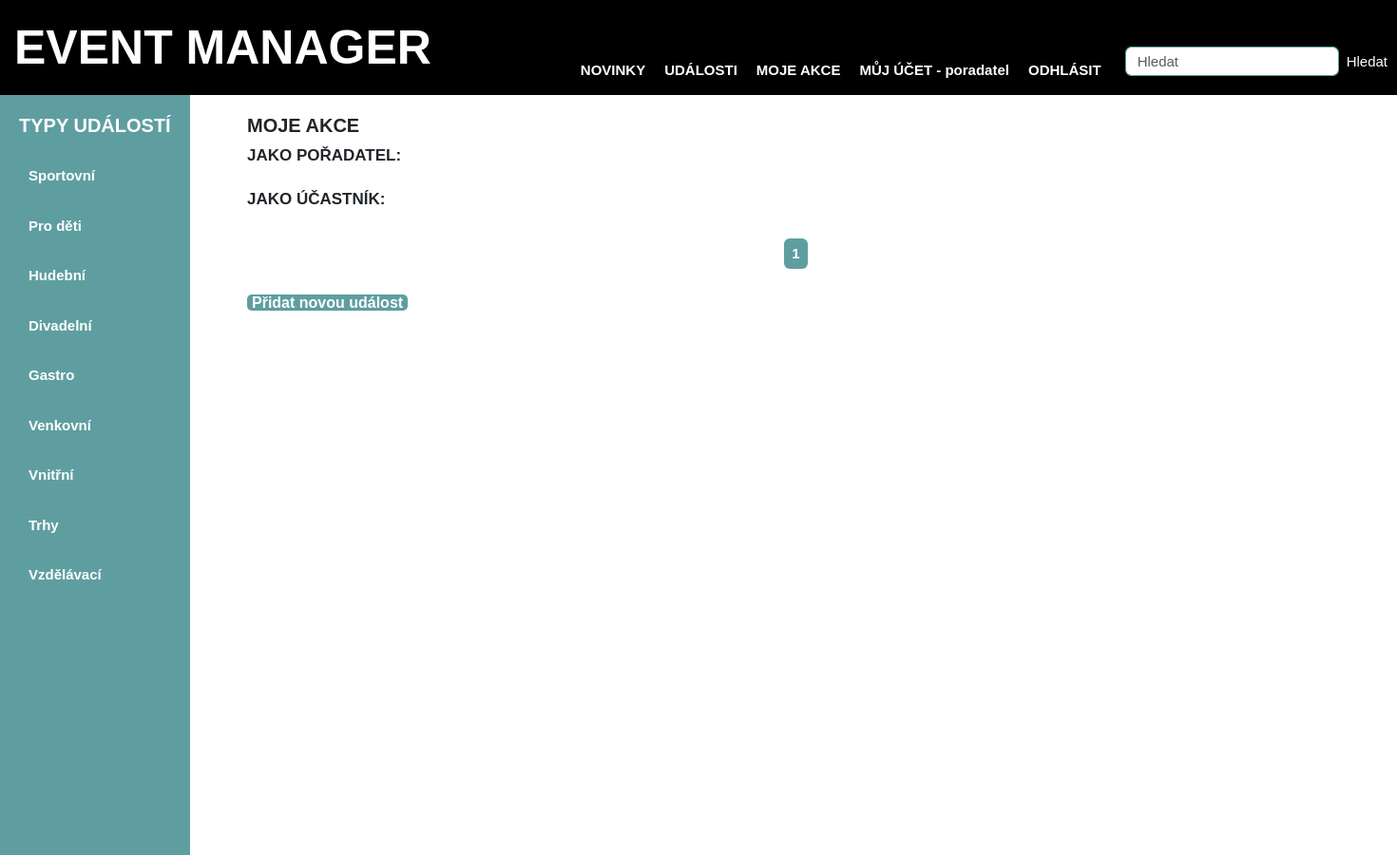
The app's page /my_attendees/ (signed in), older data.
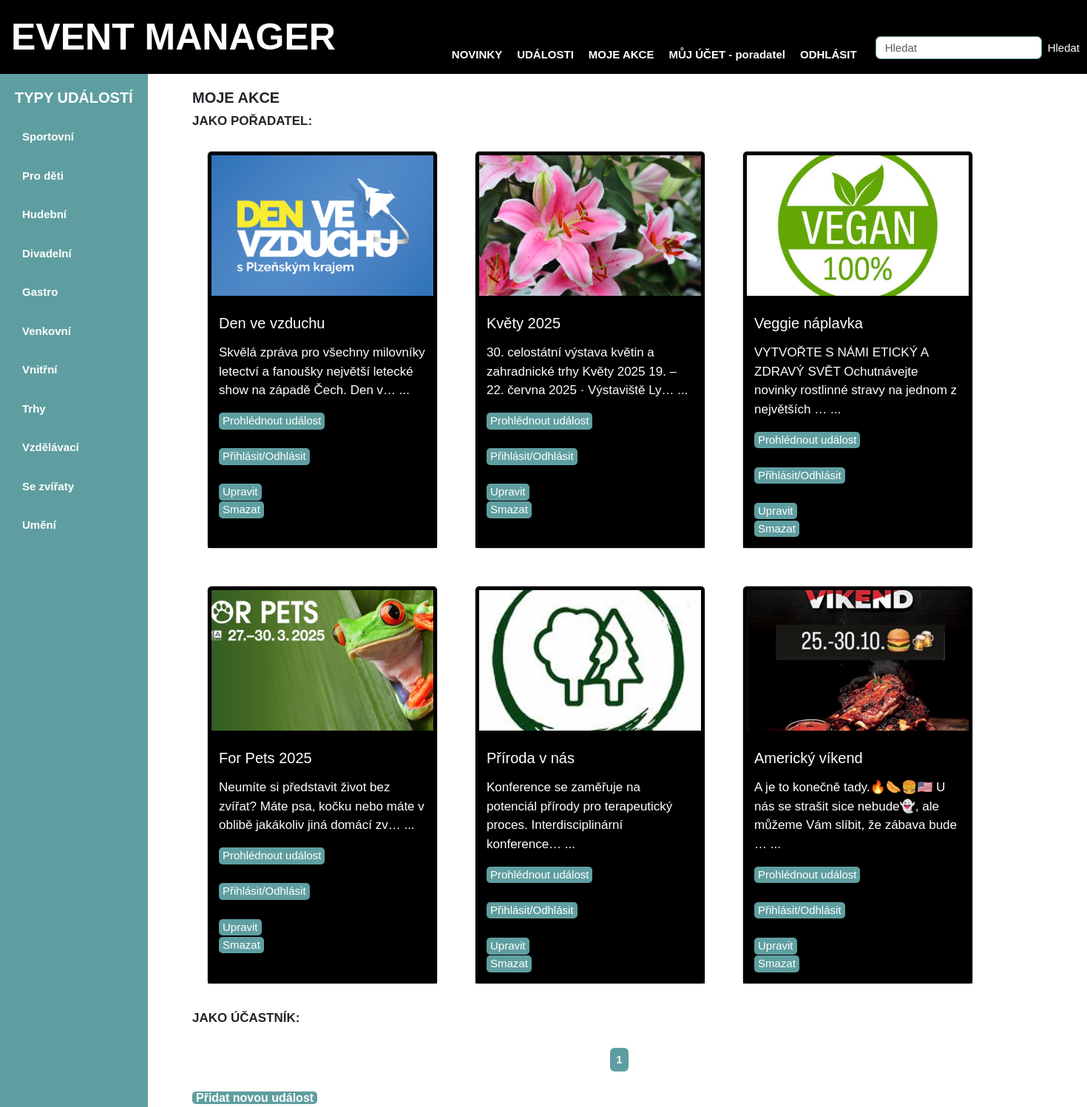
The same page, newer data.
### viewer/models.py (models this page shows, shortened)
class EventType(Model):
    name = CharField(max_length=128)
    is_approved = models.BooleanField(default=False)  # Výchozí hodnota je False (ne schváleno)
    class Meta:
        permissions = [
            ('custom_add_eventtype', 'Can add event type'),  # změňte název na něco jedinečného
        ]

class Event(Model):
  name = CharField(max_length=128)
  describtion = CharField(max_length=6000, default="")
  eventType = ManyToManyField(EventType)
  date = DateField(default=timezone.now)
  create_date = DateTimeField(auto_now_add=True)
  place = CharField(max_length=128, default="")
  entry = BooleanField(default=False)
  user = ForeignKey(User, on_delete=DO_NOTHING, default=1)
  link = URLField(max_length=200, blank=True, null=True)
  image = ImageField(upload_to='event_images/', blank=False, null=True)
  attendees = models.ManyToManyField(User, related_name="events_attending", blank=True)
  capacity = models.PositiveIntegerField(null=True, blank=True, default=None)  # None znamená neomezeno
  is_capacity_limited = models.BooleanField(default=False)
  is_approved = models.BooleanField(default=False)  # Výchozí hodnota je False (ne schváleno)

### viewer/views.py (the view)
# urls.py: path('my_attendees/', MyEventsView.as_view(), name='my_attendees'),
class MyEventsView(TemplateView):
    template_name = 'my_attendees.html'
    def get_context_data(self, **kwargs):
        context = super().get_context_data(**kwargs)
        today = timezone.now().date()
        one_year_ago = today - timedelta(days=365)
        events = Event.objects.filter(attendees=self.request.user, is_approved=True)
        my_events = Event.objects.filter(user=self.request.user, is_approved=True)
        paginator = Paginator(events, 6)
        page_number = self.request.GET.get('page')
        page_obj = paginator.get_page(page_number)
        paginator_my = Paginator(my_events, 6)
        page_number_my = self.request.GET.get('page_my')  # Přidáme jiný parametr pro stránkování
        page_my_obj = paginator_my.get_page(page_number_my)
        context['page_obj'] = page_obj  # Události, na které se přihlásil uživatel
        context['page_my_obj'] = page_my_obj  # Události, které vytvořil uživatel
        context['today'] = today  # Přidání aktuálního data do kontextu
        context['one_year_ago'] = one_year_ago  # Přidání data před rokem do kontextu
        return context

### viewer/views.py (called while the page is built)
def global_data(request):
    data = EventType.objects.filter(is_approved=True)
    return {'type_list': data}

### viewer/templates/my_attendees.html (shortened to what this page needs)
{% extends "base.html" %}
{% block content %}
<h3>MOJE AKCE</h3>
{% if perms.auth.jeporadatel %}
<h4>JAKO POŘADATEL:</h4>
<ul class="event-list">
    {% for event in page_my_obj %}
      <li class="event-item">
          <div class="card">
                {% if event.image %}
                    <img src="{{ event.image.url }}" class="card-img-top" alt="{{ event.title }}">
                {% else %}
                    <img src="..." class="card-img-top" alt="{{ event.title }}">
                {% endif %}
                <div class="card-body">
                    <h5 class="card-title">{{ event.name }}</h5>
                    <p class="card-text">{{ event.describtion|truncatechars:100 }} ...</p>
                    <a href="/detail/{{event.pk}}" class="btn btn-primary">Prohlédnout událost</a>
                    <br><br>
                    <a href="{% url 'attendees' event.pk %}" class="btn btn-primary"> Přihlásit/Odhlásit </a>
                    <br><br>
                    {% if user == event.user or perms.auth.jeadmin %}
                        <a href="{% url 'event_update' event.pk %}" class="btn btn-primary"> Upravit </a><br>
                        <a href="{% url 'event_delete' event.pk %}" class="btn btn-primary"> Smazat </a>
                    {% endif %}
                </div>
            </div>
      </li>
    {% endfor %}
</ul>
{% endif %}
{% if perms.auth.jeporadatel %}
<h4>JAKO ÚČASTNÍK:</h4>
{% endif %}
<div style="text-align: center; margin-top: 20px;">
    <nav aria-label="Page navigation">
        <ul class="pagination justify-content-center">
            {% for num in page_obj.paginator.page_range %}
                {% if num == page_obj.number %}
                    <li class="page-item active"><a class="page-link" href="?page={{ num }}">{{ num }}</a></li>
                {% elif num > page_obj.number|add:'-3' and num < page_obj.number|add:'3' %}
                    <li class="page-item"><a class="page-link" href="?page={{ num }}">{{ num }}</a></li>
                {% endif %}
            {% endfor %}
        </ul>
    </nav>
</div>
<br>
    {% if perms.auth.jeporadatel or perms.auth.jeadmin %}
        <a href="{% url 'event_create' %}" class="button">
               Přidat novou událost
        </a>
    {% endif %}
{% endblock %}

### viewer/templates/base.html (shortened to what this page needs)
<!DOCTYPE html>
<html lang="cs">
<head>
    <link href="https://cdn.jsdelivr.net/npm/bootstrap@5.3.0/dist/css/bootstrap.min.css" rel="stylesheet">
    {% load static %}
    <link rel="stylesheet" href="{% static 'styles.css' %}">
</head>
<body>
    <nav class="header">
        <div class="logo">EVENT MANAGER</div>
        <nav class="nav-bar">
            <a href="{% url 'main_page' %}">NOVINKY</a>
            <a href="{% url 'events' %}">UDÁLOSTI</a>
            {% if request.user.is_authenticated %}
                <a href="{% url 'my_attendees' %}">MOJE AKCE</a>
                <a href="{% url 'my_page' %}">MŮJ ÚČET - {{ request.user.username }}</a>
                <a href="{% url 'logout' %}">ODHLÁSIT</a>
            {% else %}
                <a href="{% url 'sign_up' %}">REGISTRACE</a>
                <a href="{% url 'login' %}">PŘIHLÁŠENÍ</a>
            {% endif %}
            <form class="d-flex" method="get" action="{% url 'search' %}">
                <input type="text" name="query" class="form-control me-2" placeholder="Hledat" aria-label="Search" required="" id="id_query">
                <button class="btn btn-outline-success" type="submit">Hledat</button>
            </form>
        </nav>
    </nav>
    <div class="container">
        <div class="left-sidebar">
            <h3>TYPY UDÁLOSTÍ</h3>
            <ul>
                {% for type in type_list %}
                    {% if type.is_approved %}
                        <li><a href="{% url 'type_filter' type.pk %}">{{ type.name }}</a></li>
                    {% endif %}
                {% endfor %}
            </ul>
        </div>
        <div class="content">
            <div>
                {% block content %}{% endblock %}
            </div>
        </div>
    </div>
    </body>
</html>

### viewer/static/styles.css (style rules this page uses)
body { font-family: RijksText, Arial, sans-serif; margin: 0px }
.header { display: flex; justify-content: space-between; align-items: center; padding-left: 10px; margin-top: 0px; background-color: #000; margin-left: 0px !important; margin-right: 0px; }
.logo { font-size: 50px; font-weight: bold; color: white; margin-left: 5px !important; }
.nav-bar { display: flex; font-size: 18px; justify-content: center; gap: 10px; align-items: flex-end; background-color: #000; margin-right: 10px; margin-bottom: 10px; min-height: 90px; }
.nav-bar a { text-decoration: none; padding: 5px; color: white; }
.container { display: flex; background-color: #FFFFFF !important; padding: 0px; min-height: 100vh; margin-left: 0px !important; }
.content { flex-grow: 1; padding-top: 20px; padding-left: 40px; padding-right: 0px; min-width: 1200px; }
.left-sidebar { width: 200px; min-width: 200px; padding: 20px; background-color: #5F9EA0; border: 0px solid #ddd; font-size: 20px; margin-right: 20px; }
.left-sidebar h3 { margin-bottom: 20px; color: white; }
.left-sidebar ul { list-style-type: none; padding-left: 0; margin: 10; }
.left-sidebar li { margin-bottom: 10px; }
.left-sidebar a { color: white; text-decoration: none; display: block; border-radius: 5px; padding: 10px; }
.event-item { margin: 20px; }
.event-list { display: flex; flex-wrap: wrap; list-style-type: none; padding: 0; gap: 10px; min-width: 1200px; }
.card { width: 312px; display: flex; flex-direction: column; height: 100%; }
.card-img-top { height: 200px; width: 310px; object-fit: cover; background-color: #000; padding: 5px; }
.card-body { width: 310px; flex-grow: 1; background-color: #000; color: white; padding: 15px; flex-direction: column; justify-content: space-between; }
.card-body .btn { align-self: flex-end; margin-top: 0px; }
.card-text { font-size: 17px; }
.card-title { font-size: 20px; margin-top: 5px; margin-bottom: 15px; }
img { width: 500px; height: auto; }
h3 { margin-bottom: 10px; font-size: 20px; font-weight: bold; }
h4 { margin-bottom: 10px; font-size: 17px; font-weight: bold; }
h5 { font-size: 15px; }
a { font-size: 15px; }
.form-control { margin: 10px; display: block; width: 100%; padding: 0.375rem 0.75rem; font-size: 15px; line-height: 1; color: #495057; background-color: #fff; background-clip: padding-box; border: 1px solid #5F9EA0; }
.btn-outline-success { background-color: #000000; color: white; border: none; padding: 15px 0px; height: 5px; border-radius: 5px; font-size: 15px; cursor: pointer; margin: 0px 0 15px 0; }
a.btn { background-color: #5F9EA0; color: white; border: none; padding: 0px 5px; border-radius: 5px; font-size: 15px; cursor: pointer; transition: background-color 0.3s; text-decoration: none; }
.btn-primary { background-color: #5F9EA0; color: white; border-color: #5F9EA0; }
.button { background-color: #5F9EA0; color: white; border: none; padding: 0px 5px; border-radius: 5px; font-size: 16px; cursor: pointer; text-decoration: none; }
a { color: #000; text-decoration: none; font-weight: bold; font-size: 15px; }
.pagination { list-style: none; padding: 0; margin: 0; }
.pagination .page-item { display: inline-block; margin-right: 5px; }
.pagination .page-link { padding: 5px 8px; color: #5F9EA0; text-decoration: none; border: 0px solid #ddd; border-radius: 0px; font-size: 15px; }

Row changes from the older to the newer data that the page shows:
added EventType: name "Se zvířaty"
added EventType: name "Umění"
added Event: image (picture), name "Den ve vzduchu", describtion "Skvělá zpráva pro všechny milovníky letectví a fanoušky největší letecké show na západě Čech. Den v…", shows "Upravit"
added Event: image (picture), name "Květy 2025", describtion "30. celostátní výstava květin a zahradnické trhy Květy 2025 19. – 22. června 2025 · Výstaviště Ly…", shows "Upravit"
added Event: image (picture), name "Veggie náplavka", describtion "VYTVOŘTE S NÁMI ETICKÝ A ZDRAVÝ SVĚT Ochutnávejte novinky rostlinné stravy na jednom z největších …", shows "Upravit"
added Event: image (picture), name "For Pets 2025", describtion "Neumíte si představit život bez zvířat? Máte psa, kočku nebo máte v oblibě jakákoliv jiná domácí zv…", shows "Upravit"
added Event: image (picture), name "Příroda v nás", describtion "Konference se zaměřuje na potenciál přírody pro terapeutický proces. Interdisciplinární konference…", shows "Upravit"
added Event: image (picture), name "Americký víkend", describtion "A je to konečně tady.🔥🌭🍔🇺🇸 U nás se strašit sice nebude👻, ale můžeme Vám slíbit, že zábava bude …", shows "Upravit"
